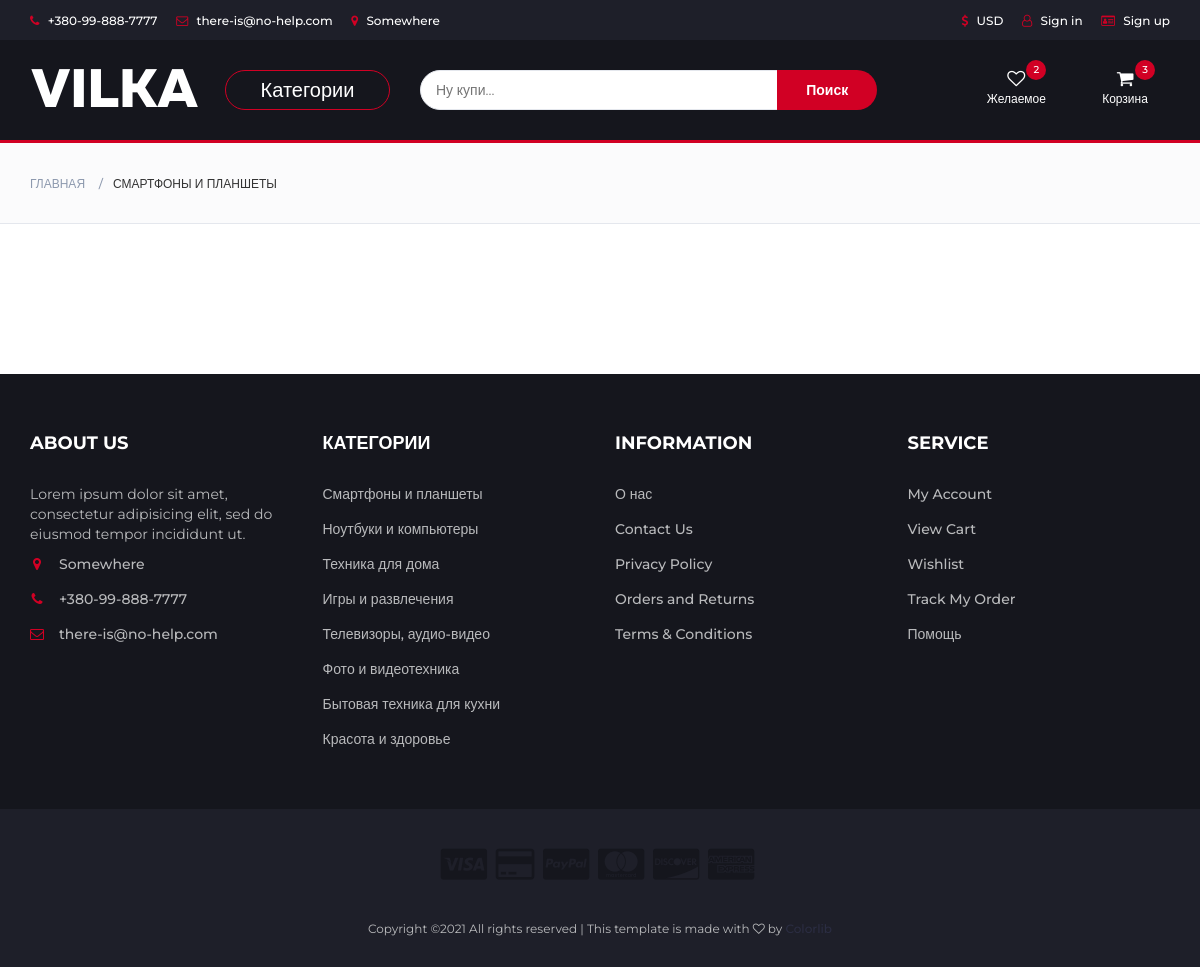
The page /category/smartfony-i-planshety/ on the database as committed earlier.
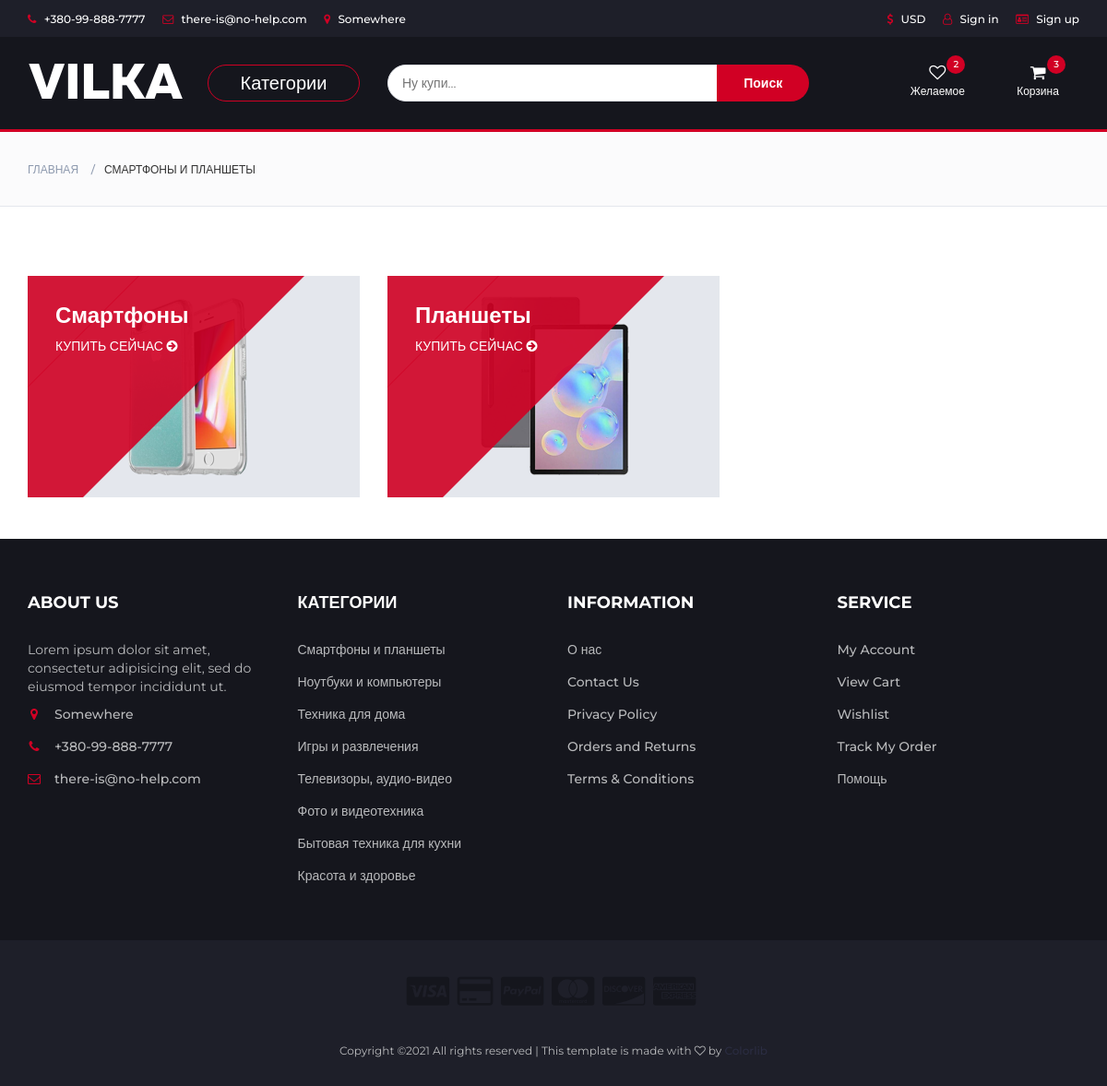
The same page on the database as committed later.
### shop/models/categories/category.py (models this page shows)
class Category(models.Model):
    class Meta:
        verbose_name = 'Категория'
        verbose_name_plural = 'Категории'
    name = models.CharField(max_length=100, unique=True, db_index=True, verbose_name='Категория')
    slug = models.SlugField(max_length=100, unique=True, db_index=True, verbose_name='URL')
    image = models.ImageField(upload_to='photos/%Y/%m/%d/', null=True, verbose_name='Изображение')
    image_large = models.ImageField(upload_to='photos/%Y/%m/%d/', null=True, verbose_name='Большое изображение')
    def __str__(self):
        return self.name
    def get_absolute_url(self):
        return reverse('category', kwargs={'slug': self.slug})

### shop/models/categories/subcategory.py (models this page shows, shortened)
class Subcategory(models.Model):
    class Meta:
        verbose_name = 'Подкатегория'
        verbose_name_plural = 'Подкатегории'
    name = models.CharField(max_length=100, unique=True, db_index=True, verbose_name='Категория')
    slug = models.SlugField(max_length=100, unique=True, db_index=True, verbose_name='URL')
    image = models.ImageField(upload_to='photos/%Y/%m/%d/', null=True, blank=True, verbose_name='Изображение')
    parent = models.ForeignKey('Category', on_delete=models.PROTECT, verbose_name='Подкатегория')
    def get_absolute_url(self):
        return reverse('subcategory', kwargs={'slug': self.slug})

### shop/views.py (the view)
# urls.py: path('category/<slug:slug>/', CategoryView.as_view(), name='category'),
class CategoryView(ViewDataMixin, ListView):
    model = Category
    template_name = 'shop/category/category.html'
    context_object_name = 'subcategories'
    def get_context_data(self, *, object_list=None, **kwargs):
        base_context = super().get_context_data(**kwargs)
        mixin_context = self.get_mixin_context()
        return base_context | mixin_context
    def get_queryset(self):
        return Category.objects.prefetch_related('subcategory_set').get(slug=self.kwargs['slug']).subcategory_set.all()

### shop/templatetags/breadcrumb.py (called while the page is built)
@register.inclusion_tag('shop/base/breadcrumb.html')
def show_breadcrumb_category(subcategories):
    breadcrumb = [Breadcrumb(subcategories.first().parent, None)]
    return {'breadcrumb': breadcrumb}

### shop/utils/mixins/view_data_mixin.py (called while the page is built)
    def get_mixin_context(self, **kwargs):
        context = kwargs
        context.update({
            'title': 'Интернет-магазин Vilka',
            'categories': Category.objects.prefetch_related('subcategory_set'),
        })
        return context

### shop/templates/shop/category/category.html
{% extends 'shop/base/base.html' %}
{% load breadcrumb %}
{% block breadcrumb %}
    {% show_breadcrumb_category subcategories %}
{% endblock breadcrumb %}
{% block content %}
    <div class="section">
        <div class="container">
            <div class="row">
                {% for subcategory in subcategories %}
                <div class="col-md-4 col-xs-6">
                    <div class="shop">
                            <div class="shop-img">
                            {% if subcategory.image %}
                                <img src="{{ subcategory.image.url }}" alt="{{ subcategory.name }}">
                            {% endif %}
                            </div>
                            <div class="shop-body">
                                <a href="{{ subcategory.get_absolute_url }}"><h3>{{ subcategory.name }}</h3></a>
                                <a href="{{ subcategory.get_absolute_url }}" class="cta-btn">Купить сейчас <i class="fa fa-arrow-circle-right"></i></a>
                            </div>
                    </div>
                </div>
                {% endfor %}
            </div>
        </div>
    </div>
{% endblock content %}

### shop/templates/shop/base/base.html (shortened to what the changed rows need)
{% load static %}
{% load shop_tags %}
<!DOCTYPE html>
<html lang="en">
	<head>
 		<link type="text/css" rel="stylesheet" href="{% static 'shop/css/bootstrap.min.css' %}"/>
 		<link type="text/css" rel="stylesheet" href="{% static 'shop/css/slick.css' %}"/>
 		<link type="text/css" rel="stylesheet" href="{% static 'shop/css/slick-theme.css' %}"/>
 		<link type="text/css" rel="stylesheet" href="{% static 'shop/css/nouislider.min.css' %}"/>
 		<link rel="stylesheet" href="{% static 'shop/css/font-awesome.min.css' %}">
 		<link type="text/css" rel="stylesheet" href="{% static 'shop/css/style.css' %}"/>
    </head>
	<body>
        <div class="wrapper">
{% block breadcrumb %}
{% endblock breadcrumb %}
        <main class="main">
{% block content %}
{% endblock content %}
        </main>
            <footer id="footer">
                <div class="section">
                    <div class="container">
                        <div class="row">
                            <div class="col-md-3 col-xs-6">
                                <div class="footer">
                                    <ul class="footer-links">
                                        {% for category in categories %}
                                        <li><a href="{{ category.get_absolute_url }}">{{ category.name }}</a></li>
                                        {% endfor %}
                                    </ul>
                                </div>
                            </div>
                        </div>
                    </div>
                </div>
            </footer>
        </div>
	</body>
</html>

### shop/templates/shop/base/breadcrumb.html
    <div id="breadcrumb" class="section">
        <div class="container">
            <div class="row">
                <div class="col-md-12">
                    <ul class="breadcrumb-tree">
                        <li><a href="{% url 'home' %}">Главная</a></li>
                        {% for bc in breadcrumb %}
                            {% if bc.url %}
                            <li><a href="{{ bc.url }}">{{ bc.name }}</a></li>
                            {% else %}
                            <li class="active">{{ bc.name }}</li>
                            {% endif %}
                        {% endfor %}
                    </ul>
                </div>
            </div>
        </div>
    </div>

Rows that differ between the two databases and show on the page:
now on this page (row edited): Subcategory: image (picture), name "Смартфоны"
now on this page (row edited): Subcategory: image (picture), name "Планшеты"
